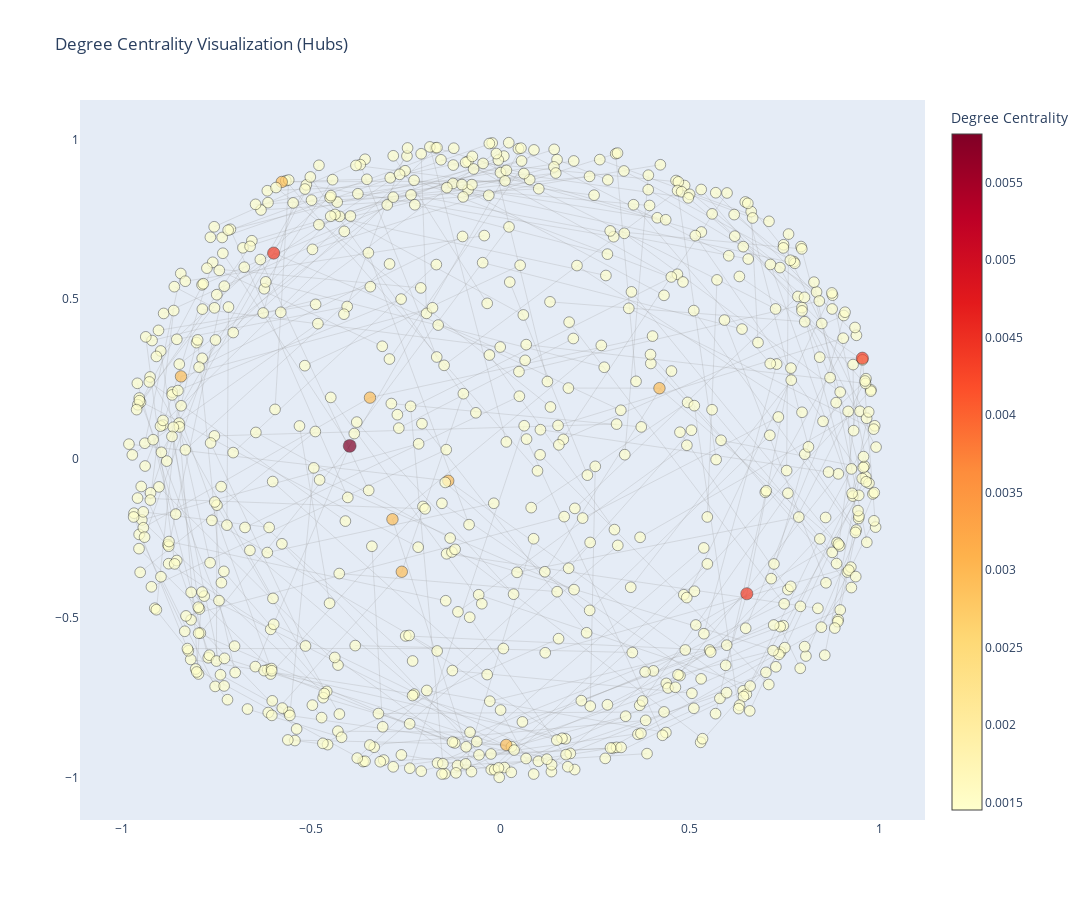

The code cell stored with this chart in its notebook:
### Markdown cell above
1.1 Identify Hubs using Degree Centrality

### Code cell
import networkx as nx
import plotly.graph_objects as go

# Calculate Degree Centrality
degree_centrality = nx.degree_centrality(G)

# Find top 10 hubs
top_hubs = sorted(degree_centrality.items(), key=lambda x: x[1], reverse=True)[:10]
print("Top 10 Hubs (High Degree Centrality):")
for node, centrality in top_hubs:
    print(f"{node}: {centrality}")

# Visualize
node_colors = [degree_centrality[node] for node in G.nodes()]
node_sizes = [500 * degree_centrality[node] + 10 for node in G.nodes()]

# Update Plot
node_trace.marker.color = node_colors
node_trace.marker.size = node_sizes
node_trace.marker.colorscale = 'YlOrRd'
node_trace.marker.colorbar.title = "Degree Centrality"
node_trace.text = [f'{node}: {degree_centrality[node]:.4f}' for node in G.nodes()]

# Plot
fig = go.Figure()
fig.add_trace(edge_trace)
fig.add_trace(node_trace)
# Update layout with larger size
fig.update_layout(
    title='Degree Centrality Visualization (Hubs)',
    width=1200,  # Increase width
    height=900,  # Increase height
    showlegend=False,
    hovermode='closest',
    xaxis=dict(showgrid=False, zeroline=False),
    yaxis=dict(showgrid=False, zeroline=False),)
fig.show()

### Figure 1 — Plotly figure (JSON) as saved in the notebook; plotly's stock layout.template omitted (floating-point values rounded to 4 significant figures; data arrays with more than 128 entries replaced by an {"elided": "..."} marker saying what was removed)
{"data": [{"hoverinfo": "none", "line": {"color": "rgba(150,150,150,0.5)", "width": 0.5}, "mode": "lines", "type": "scatter", "x": {"elided": "1059 float values"}, "y": {"elided": "1059 float values"}}, {"hoverinfo": "text", "marker": {"color": {"elided": "689 float values"}, "colorbar": {"title": {"text": "Degree Centrality"}}, "colorscale": [[0, "rgb(255,255,204)"], [0.125, "rgb(255,237,160)"], [0.25, "rgb(254,217,118)"], [0.375, "rgb(254,178,76)"], [0.5, "rgb(253,141,60)"], [0.625, "rgb(252,78,42)"], [0.75, "rgb(227,26,28)"], [0.875, "rgb(189,0,38)"], [1, "rgb(128,0,38)"]], "line": {"color": "black", "width": 0.5}, "size": {"elided": "689 float values"}}, "mode": "markers", "text": {"elided": "689 str values"}, "type": "scatter", "x": {"elided": "689 float values"}, "y": {"elided": "689 float values"}}], "layout": {"height": 900, "hovermode": "closest", "showlegend": false, "title": {"text": "Degree Centrality Visualization (Hubs)"}, "width": 1200, "xaxis": {"showgrid": false, "zeroline": false}, "yaxis": {"showgrid": false, "zeroline": false}}}
